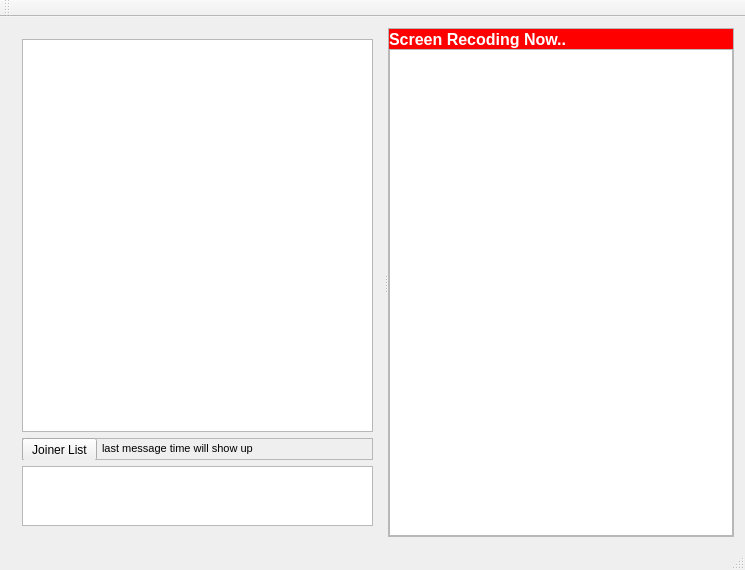
<?xml version="1.0" encoding="UTF-8"?>
<ui version="4.0">
 <class>SharedPainterClass</class>
 <widget class="QMainWindow" name="SharedPainterClass">
  <property name="geometry">
   <rect>
    <x>0</x>
    <y>0</y>
    <width>745</width>
    <height>570</height>
   </rect>
  </property>
  <property name="windowTitle">
   <string>SharedPainter</string>
  </property>
  <widget class="QWidget" name="centralWidget">
   <layout class="QHBoxLayout" name="horizontalLayout">
    <item>
     <widget class="QSplitter" name="splitter">
      <property name="orientation">
       <enum>Qt::Horizontal</enum>
      </property>
      <widget class="QWidget" name="layoutWidget">
       <layout class="QVBoxLayout" name="verticalLayout">
        <item>
         <widget class="QTextEdit" name="editChat">
          <property name="styleSheet">
           <string notr="true"/>
          </property>
         </widget>
        </item>
        <item>
         <widget class="QFrame" name="frame">
          <property name="minimumSize">
           <size>
            <width>0</width>
            <height>22</height>
           </size>
          </property>
          <property name="frameShape">
           <enum>QFrame::StyledPanel</enum>
          </property>
          <property name="frameShadow">
           <enum>QFrame::Raised</enum>
          </property>
          <widget class="QPushButton" name="joinerButton">
           <property name="geometry">
            <rect>
             <x>0</x>
             <y>0</y>
             <width>75</width>
             <height>23</height>
            </rect>
           </property>
           <property name="text">
            <string>Joiner List</string>
           </property>
          </widget>
          <widget class="QLabel" name="labelLastMessageTime">
           <property name="geometry">
            <rect>
             <x>80</x>
             <y>0</y>
             <width>261</width>
             <height>21</height>
            </rect>
           </property>
           <property name="minimumSize">
            <size>
             <width>50</width>
             <height>0</height>
            </size>
           </property>
           <property name="font">
            <font>
             <family>Arial</family>
             <pointsize>8</pointsize>
            </font>
           </property>
           <property name="text">
            <string>last message time will show up</string>
           </property>
          </widget>
         </widget>
        </item>
        <item>
         <widget class="QTextEdit" name="editMsg">
          <property name="maximumSize">
           <size>
            <width>16777215</width>
            <height>60</height>
           </size>
          </property>
         </widget>
        </item>
       </layout>
      </widget>
      <widget class="QFrame" name="painterFrame">
       <property name="frameShape">
        <enum>QFrame::StyledPanel</enum>
       </property>
       <property name="frameShadow">
        <enum>QFrame::Raised</enum>
       </property>
       <layout class="QVBoxLayout" name="verticalLayout_2">
        <property name="spacing">
         <number>0</number>
        </property>
        <property name="margin">
         <number>0</number>
        </property>
        <item>
         <widget class="QLabel" name="recodingIndicator">
          <property name="minimumSize">
           <size>
            <width>0</width>
            <height>20</height>
           </size>
          </property>
          <property name="font">
           <font>
            <family>Arial</family>
            <pointsize>12</pointsize>
            <weight>75</weight>
            <bold>true</bold>
           </font>
          </property>
          <property name="styleSheet">
           <string notr="true">QLabel {
	background-color:red;
    color:white;
    font-weight:bold;
}</string>
          </property>
          <property name="text">
           <string>Screen Recoding Now..</string>
          </property>
         </widget>
        </item>
        <item>
         <widget class="QGraphicsView" name="painterView"/>
        </item>
       </layout>
      </widget>
     </widget>
    </item>
   </layout>
  </widget>
  <widget class="QMenuBar" name="menuBar">
   <property name="geometry">
    <rect>
     <x>0</x>
     <y>0</y>
     <width>745</width>
     <height>21</height>
    </rect>
   </property>
  </widget>
  <widget class="QStatusBar" name="statusBar"/>
  <widget class="QToolBar" name="toolBar">
   <property name="windowTitle">
    <string>toolBar</string>
   </property>
   <attribute name="toolBarArea">
    <enum>TopToolBarArea</enum>
   </attribute>
   <attribute name="toolBarBreak">
    <bool>false</bool>
   </attribute>
  </widget>
  <action name="actionConnect">
   <property name="text">
    <string>Connect</string>
   </property>
  </action>
  <action name="actionExit">
   <property name="text">
    <string>Exit</string>
   </property>
  </action>
  <action name="actionExitApp">
   <property name="text">
    <string>Exit</string>
   </property>
  </action>
  <action name="actionConnectDirect">
   <property name="text">
    <string>Connect</string>
   </property>
  </action>
  <action name="actionServer">
   <property name="text">
    <string>Server</string>
   </property>
  </action>
  <action name="actionUndo">
   <property name="text">
    <string>Undo</string>
   </property>
  </action>
  <action name="actionScreen_Shot">
   <property name="text">
    <string>Screen Shot</string>
   </property>
  </action>
  <action name="actionClient">
   <property name="text">
    <string>Client</string>
   </property>
  </action>
  <action name="actionBroadCastServerType">
   <property name="text">
    <string>Server</string>
   </property>
  </action>
  <action name="actionBroadCastClientType">
   <property name="text">
    <string>Client</string>
   </property>
  </action>
 </widget>
 <layoutdefault spacing="6" margin="11"/>
 <resources/>
 <connections>
  <connection>
   <sender>actionExit</sender>
   <signal>triggered()</signal>
   <receiver>SharedPainterClass</receiver>
   <slot>actionExit()</slot>
   <hints>
    <hint type="sourcelabel">
     <x>-1</x>
     <y>-1</y>
    </hint>
    <hint type="destinationlabel">
     <x>339</x>
     <y>249</y>
    </hint>
   </hints>
  </connection>
  <connection>
   <sender>joinerButton</sender>
   <signal>clicked()</signal>
   <receiver>SharedPainterClass</receiver>
   <slot>clickedJoinerButton()</slot>
   <hints>
    <hint type="sourcelabel">
     <x>47</x>
     <y>578</y>
    </hint>
    <hint type="destinationlabel">
     <x>358</x>
     <y>342</y>
    </hint>
   </hints>
  </connection>
 </connections>
 <slots>
  <slot>clickedConnectButton()</slot>
  <slot>clickedUndoButton()</slot>
  <slot>clickedStartServerButton()</slot>
  <slot>clickedStartClientButton()</slot>
  <slot>clickedScreenShotButton()</slot>
  <slot>actionExit()</slot>
  <slot>clickedJoinerButton()</slot>
 </slots>
</ui>
